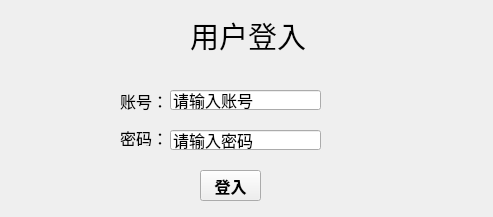
<?xml version="1.0" encoding="UTF-8"?>
<ui version="4.0">
 <class>Form</class>
 <widget class="QWidget" name="Form">
  <property name="geometry">
   <rect>
    <x>0</x>
    <y>0</y>
    <width>493</width>
    <height>217</height>
   </rect>
  </property>
  <property name="font">
   <font>
    <family>Agency FB</family>
    <pointsize>12</pointsize>
   </font>
  </property>
  <property name="windowTitle">
   <string>Form</string>
  </property>
  <widget class="QLabel" name="user_label">
   <property name="geometry">
    <rect>
     <x>190</x>
     <y>20</y>
     <width>121</width>
     <height>31</height>
    </rect>
   </property>
   <property name="font">
    <font>
     <family>Agency FB</family>
     <pointsize>22</pointsize>
     <weight>50</weight>
     <bold>false</bold>
    </font>
   </property>
   <property name="text">
    <string>用户登入</string>
   </property>
  </widget>
  <widget class="QLabel" name="zhanghao_label">
   <property name="geometry">
    <rect>
     <x>120</x>
     <y>90</y>
     <width>54</width>
     <height>21</height>
    </rect>
   </property>
   <property name="font">
    <font>
     <family>Agency FB</family>
     <pointsize>12</pointsize>
    </font>
   </property>
   <property name="text">
    <string>账号：</string>
   </property>
  </widget>
  <widget class="QLineEdit" name="account_lineEdit">
   <property name="geometry">
    <rect>
     <x>170</x>
     <y>90</y>
     <width>151</width>
     <height>20</height>
    </rect>
   </property>
   <property name="font">
    <font>
     <family>Agency FB</family>
     <pointsize>12</pointsize>
    </font>
   </property>
   <property name="inputMask">
    <string>请输入账号</string>
   </property>
  </widget>
  <widget class="QLabel" name="passwod_label">
   <property name="geometry">
    <rect>
     <x>120</x>
     <y>130</y>
     <width>54</width>
     <height>16</height>
    </rect>
   </property>
   <property name="font">
    <font>
     <family>Agency FB</family>
     <pointsize>12</pointsize>
    </font>
   </property>
   <property name="text">
    <string>密码：</string>
   </property>
  </widget>
  <widget class="QLineEdit" name="password_lineEdit_2">
   <property name="geometry">
    <rect>
     <x>170</x>
     <y>130</y>
     <width>151</width>
     <height>20</height>
    </rect>
   </property>
   <property name="font">
    <font>
     <family>Agency FB</family>
     <pointsize>12</pointsize>
    </font>
   </property>
   <property name="inputMask">
    <string>请输入密码</string>
   </property>
  </widget>
  <widget class="QPushButton" name="dengru_pushButton">
   <property name="geometry">
    <rect>
     <x>200</x>
     <y>170</y>
     <width>61</width>
     <height>31</height>
    </rect>
   </property>
   <property name="font">
    <font>
     <family>Agency FB</family>
     <pointsize>12</pointsize>
     <weight>75</weight>
     <bold>true</bold>
    </font>
   </property>
   <property name="text">
    <string>登入</string>
   </property>
  </widget>
 </widget>
 <resources/>
 <connections/>
</ui>
